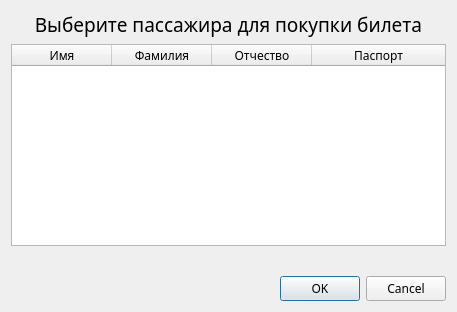
<?xml version="1.0" encoding="UTF-8"?>
<ui version="4.0">
 <class>Dialog_BuyTicket</class>
 <widget class="QDialog" name="Dialog_BuyTicket">
  <property name="geometry">
   <rect>
    <x>0</x>
    <y>0</y>
    <width>457</width>
    <height>312</height>
   </rect>
  </property>
  <property name="font">
   <font>
    <family>Mongolian Baiti</family>
   </font>
  </property>
  <property name="windowTitle">
   <string>Dialog</string>
  </property>
  <layout class="QVBoxLayout" name="verticalLayout">
   <item>
    <widget class="QLabel" name="mainLabel">
     <property name="font">
      <font>
       <family>Mongolian Baiti</family>
       <pointsize>14</pointsize>
      </font>
     </property>
     <property name="text">
      <string>Выберите пассажира для покупки билета</string>
     </property>
     <property name="alignment">
      <set>Qt::AlignCenter</set>
     </property>
    </widget>
   </item>
   <item>
    <widget class="QTableWidget" name="tablePassengers">
     <property name="editTriggers">
      <set>QAbstractItemView::NoEditTriggers</set>
     </property>
     <property name="selectionMode">
      <enum>QAbstractItemView::SingleSelection</enum>
     </property>
     <property name="selectionBehavior">
      <enum>QAbstractItemView::SelectRows</enum>
     </property>
     <attribute name="horizontalHeaderDefaultSectionSize">
      <number>100</number>
     </attribute>
     <attribute name="horizontalHeaderShowSortIndicator" stdset="0">
      <bool>false</bool>
     </attribute>
     <attribute name="horizontalHeaderStretchLastSection">
      <bool>true</bool>
     </attribute>
     <column>
      <property name="text">
       <string>Имя</string>
      </property>
     </column>
     <column>
      <property name="text">
       <string>Фамилия</string>
      </property>
     </column>
     <column>
      <property name="text">
       <string>Отчество</string>
      </property>
     </column>
     <column>
      <property name="text">
       <string>Паспорт</string>
      </property>
     </column>
    </widget>
   </item>
   <item>
    <widget class="QLabel" name="labelError">
     <property name="font">
      <font>
       <pointsize>10</pointsize>
      </font>
     </property>
     <property name="styleSheet">
      <string notr="true">QLabel { color: rgb(240, 0, 0); }</string>
     </property>
     <property name="text">
      <string/>
     </property>
    </widget>
   </item>
   <item>
    <widget class="QDialogButtonBox" name="buttonBox">
     <property name="standardButtons">
      <set>QDialogButtonBox::Cancel|QDialogButtonBox::Ok</set>
     </property>
    </widget>
   </item>
  </layout>
 </widget>
 <resources/>
 <connections>
  <connection>
   <sender>buttonBox</sender>
   <signal>accepted()</signal>
   <receiver>Dialog_BuyTicket</receiver>
   <slot>accept()</slot>
   <hints>
    <hint type="sourcelabel">
     <x>228</x>
     <y>292</y>
    </hint>
    <hint type="destinationlabel">
     <x>228</x>
     <y>155</y>
    </hint>
   </hints>
  </connection>
  <connection>
   <sender>buttonBox</sender>
   <signal>rejected()</signal>
   <receiver>Dialog_BuyTicket</receiver>
   <slot>reject()</slot>
   <hints>
    <hint type="sourcelabel">
     <x>228</x>
     <y>292</y>
    </hint>
    <hint type="destinationlabel">
     <x>228</x>
     <y>155</y>
    </hint>
   </hints>
  </connection>
 </connections>
</ui>
